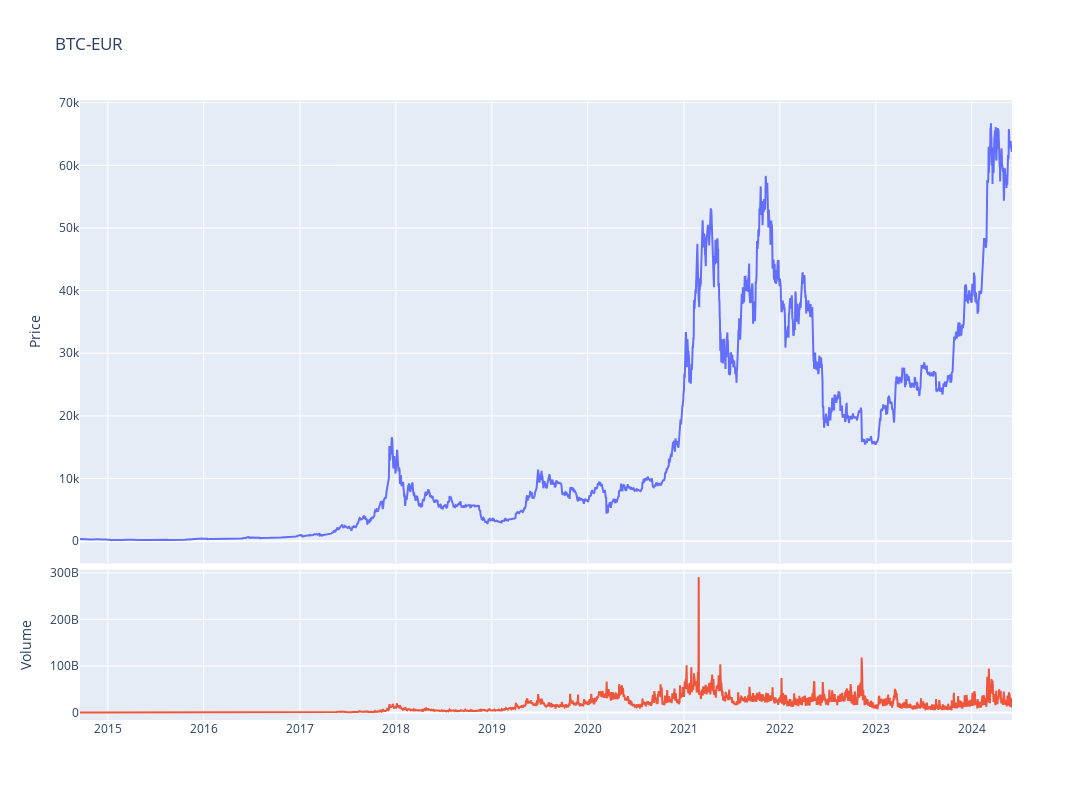

Notebook source saved alongside this figure:
### Code cell
fig = make_subplots(rows=4, cols=1,shared_xaxes=True,vertical_spacing=0.01,specs=[[{'rowspan':3,'colspan':1}],[None],[None],[{'rowspan':1,'colspan':1}]])

# Graph (1,1)
fig.add_trace(go.Scatter(x=stock_ticker.index,y=stock_ticker['Adj Close'],mode="lines",name=f"{ticker}"),row=1, col=1)
# Update xaxis properties
fig.update_yaxes(title_text="Price", row=1, col=1)

# Graph (4,1)
fig.add_trace(go.Scatter(x=stock_ticker.index,y=stock_ticker['Volume'],mode="lines",name='Volume'),row=4, col=1)
fig.update_yaxes(title_text="Volume", row=4, col=1)

fig.update_layout(height=800, width=1300,showlegend=False,title=f"{ticker}")

fig.show()

### Figure 1 — Plotly figure (JSON) as saved in the notebook; plotly's stock layout.template omitted (floating-point values rounded to 4 significant figures; data arrays with more than 128 entries replaced by an {"elided": "..."} marker saying what was removed)
{"data": [{"mode": "lines", "name": "BTC-EUR", "type": "scatter", "x": {"elided": "3547 str values"}, "xaxis": "x", "y": {"elided": "3547 float values"}, "yaxis": "y"}, {"mode": "lines", "name": "Volume", "type": "scatter", "x": {"elided": "3547 str values"}, "xaxis": "x2", "y": {"elided": "3547 int values"}, "yaxis": "y2"}], "layout": {"height": 800, "showlegend": false, "title": {"text": "BTC-EUR"}, "width": 1300, "xaxis": {"anchor": "y", "domain": [0, 1], "matches": "x2", "showticklabels": false}, "xaxis2": {"anchor": "y2", "domain": [0, 1]}, "yaxis": {"anchor": "x", "domain": [0.2525, 1], "title": {"text": "Price"}}, "yaxis2": {"anchor": "x2", "domain": [0, 0.2425], "title": {"text": "Volume"}}}}
